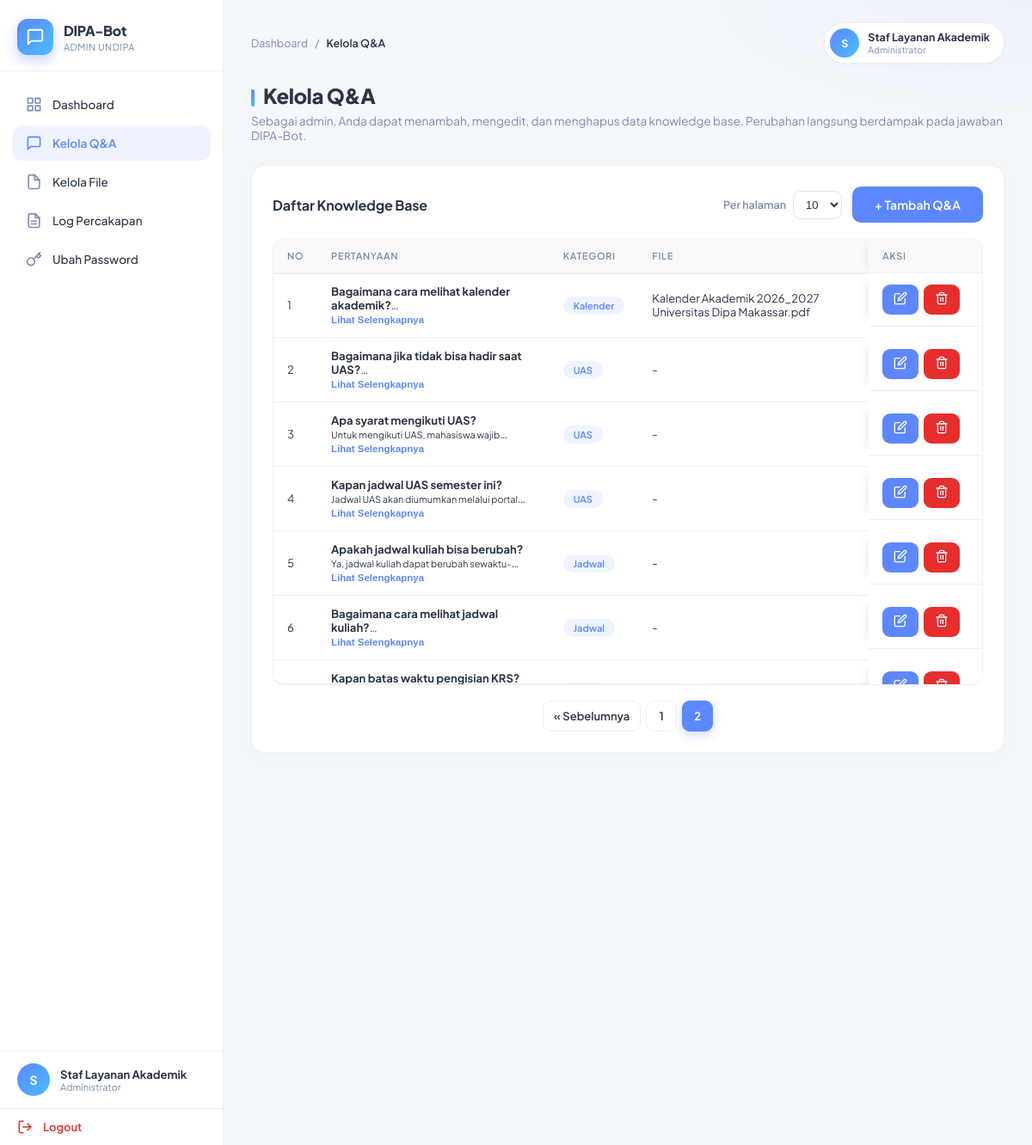
Page /admin/qa_manage.php?per=10&page=2 (signed in) on the committed database.
### tables this page shows
CREATE TABLE tb_pengetahuan (
    id_pengetahuan INT PRIMARY KEY AUTO_INCREMENT,
    pertanyaan TEXT NOT NULL,
    jawaban TEXT NOT NULL,
    file_lampiran VARCHAR(255) DEFAULT NULL,
    kategori VARCHAR(50) DEFAULT 'Umum',
    created_at TIMESTAMP DEFAULT CURRENT_TIMESTAMP,
    updated_at TIMESTAMP DEFAULT CURRENT_TIMESTAMP ON UPDATE CURRENT_TIMESTAMP
);

### admin/qa_manage.php (the view, shortened to what this page needs)
<?php
$db = Database::getInstance()->getConnection();
$adminNama = isset($_SESSION['admin_nama']) ? htmlspecialchars($_SESSION['admin_nama'], ENT_QUOTES, 'UTF-8') : 'Admin';
$perPage = isset($_GET['per']) ? (int)$_GET['per'] : 10;
$perPage = in_array($perPage, [10, 25, 50], true) ? $perPage : 10;
$page = isset($_GET['page']) ? max(1, (int)$_GET['page']) : 1;
$totalPages = 1;
$dataQA = [];
try {
    $totalQA = (int)$db->query("SELECT COUNT(*) FROM tb_pengetahuan")->fetchColumn();
    $totalPages = max(1, (int)ceil($totalQA / $perPage));
    $page = min($page, $totalPages);
    $offset = ($page - 1) * $perPage;
    $stmt = $db->prepare("SELECT id_pengetahuan, pertanyaan, jawaban, kategori, file_lampiran, created_at
                          FROM tb_pengetahuan
                          ORDER BY id_pengetahuan DESC
                          LIMIT ? OFFSET ?");
    $stmt->bindValue(1, $perPage, PDO::PARAM_INT);
    $stmt->bindValue(2, $offset, PDO::PARAM_INT);
    $stmt->execute();
    $dataQA = $stmt->fetchAll(PDO::FETCH_ASSOC);
} catch (PDOException $e) {
    error_log('QA list error: ' . $e->getMessage());
    $pesan = 'Gagal memuat data Q&A.';
}
?>
<!DOCTYPE html>
<html lang="id">
<head>
    <link rel="stylesheet" href="../assets/css/admin.css?v=9">
</head>
<body>
<div class="admin-container">
    <aside class="sidebar">
        <div class="sidebar-brand">
            <div class="brand-logo">
                <svg xmlns="http://www.w3.org/2000/svg" width="22" height="22" viewBox="0 0 24 24" fill="none" stroke="currentColor" stroke-width="2" stroke-linecap="round" stroke-linejoin="round"><path d="M21 15a2 2 0 0 1-2 2H7l-4 4V5a2 2 0 0 1 2-2h14a2 2 0 0 1 2 2z"></path></svg>
            </div>
            <div class="brand-text">
                <h2 class="sidebar-title">DIPA-Bot</h2>
                <p class="sidebar-subtitle">Admin UNDIPA</p>
            </div>
        </div>
        <ul class="sidebar-menu">
            <li><a href="dashboard.php">Dashboard</a></li>
            <li><a href="qa_manage.php" class="active"><svg xmlns="http://www.w3.org/2000/svg" width="20" height="20" viewBox="0 0 24 24" fill="none" stroke="currentColor" stroke-width="2" stroke-linecap="round" stroke-linejoin="round"><path d="M21 15a2 2 0 0 1-2 2H7l-4 4V5a2 2 0 0 1 2-2h14a2 2 0 0 1 2 2z"></path></svg>Kelola Q&A</a></li>
            <li><a href="file_manage.php"><svg xmlns="http://www.w3.org/2000/svg" width="20" height="20" viewBox="0 0 24 24" fill="none" stroke="currentColor" stroke-width="2" stroke-linecap="round" stroke-linejoin="round"><path d="M13 2H6a2 2 0 0 0-2 2v16a2 2 0 0 0 2 2h12a2 2 0 0 0 2-2V9z"></path><polyline points="13 2 13 9 20 9"></polyline></svg>Kelola File</a></li>
            <li><a href="logs.php">Log Percakapan</a></li>
            <li><a href="change_password.php">Ubah Password</a></li>
        </ul>
        <div class="sidebar-user">
            <div class="user-avatar"><?php echo strtoupper(substr($adminNama, 0, 1)); ?></div>
            <div class="user-meta">
                <span class="user-name"><?php echo $adminNama; ?></span>
                <span class="user-role">Administrator</span>
            </div>
        </div>
        <a href="logout.php" class="logout-btn">Logout</a>
    </aside>
    <main class="main-content">
        <div class="topbar">
            <nav class="breadcrumb">
                <a href="dashboard.php">Dashboard</a>
                <span>/</span>
                <span class="current">Kelola Q&A</span>
            </nav>
            <div class="user-chip">
                <div class="chip-avatar"><?php echo strtoupper(substr($adminNama, 0, 1)); ?></div>
                <div class="chip-meta">
                    <span class="chip-name"><?php echo $adminNama; ?></span>
                    <span class="chip-role">Administrator</span>
                </div>
            </div>
        </div>
        <div class="content-header">
            <h1 class="content-title">Kelola Q&A</h1>
            <p class="content-subtitle">Sebagai admin, Anda dapat menambah, mengedit, dan menghapus data knowledge base. Perubahan langsung berdampak pada jawaban DIPA-Bot.</p>
        </div>
        <div class="card">
                <div class="card-header">
                    <h2 class="card-title">Daftar Knowledge Base</h2>
                    <div style="display:flex; gap:12px; align-items:center; flex-wrap:wrap;">
                        <label class="page-size-wrap">Per halaman
                            <select class="page-size" onchange="location.href='qa_manage.php?per='+this.value">
                                <?php foreach ([10, 25, 50] as $n): ?>
                                    <option value="<?php echo $n; ?>" <?php echo $perPage === $n ? 'selected' : ''; ?>><?php echo $n; ?></option>
                                <?php endforeach; ?>
                            </select>
                        </label>
                        <button type="button" class="btn btn-primary btn-inline" onclick="openAddModal()">+ Tambah Q&A</button>
                    </div>
                </div>
                <div class="table-wrap">
                    <table class="data">
                        <thead>
                            <tr>
                                <th>No</th>
                                <th>Pertanyaan</th>
                                <th>Kategori</th>
                                <th>File</th>
                                <th class="sticky-col">Aksi</th>
                            </tr>
                        </thead>
                        <tbody>
                            <?php $no = 1; foreach ($dataQA as $row): ?>
                                <tr>
                                    <td><?php echo $no++; ?></td>
                                    <td>
                                        <div class="cell-main">
                                            <div class="cell-truncate">
                                                <strong><?php echo htmlspecialchars($row['pertanyaan'], ENT_QUOTES, 'UTF-8'); ?></strong>
                                                <br>
                                                <small style="color: var(--gray-light);"><?php echo htmlspecialchars(substr($row['jawaban'], 0, 160), ENT_QUOTES, 'UTF-8'); ?>...</small>
                                            </div>
                                            <button type="button" class="toggle-more">Lihat Selengkapnya</button>
                                        </div>
                                    </td>
                                    <td><span class="badge-kategori"><?php echo htmlspecialchars($row['kategori'], ENT_QUOTES, 'UTF-8'); ?></span></td>
                                    <td><?php echo !empty($row['file_lampiran']) ? htmlspecialchars($row['file_lampiran'], ENT_QUOTES, 'UTF-8') : '<span style="color:var(--gray-light)">-</span>'; ?></td>
                                    <td class="cell-actions sticky-col">
                                        <a href="qa_manage.php?edit=<?php echo (int)$row['id_pengetahuan']; ?>" class="btn btn-sm btn-blue" title="Edit"></a>
                                        <form method="POST" action="qa_manage.php" class="inline-form" onsubmit="return confirm('Yakin ingin menghapus data ini?');">
                                            <button type="submit" class="btn btn-sm btn-red" title="Hapus"></button>
                                        </form>
                                    </td>
                                </tr>
                            <?php endforeach; ?>
                    </tbody>
                </table>
                </div>
                <?php if ($totalPages > 1): ?>
                    <div class="pagination">
                        <?php if ($page > 1): ?>
                            <a class="page-link" href="qa_manage.php?per=<?php echo $perPage; ?>&page=<?php echo $page - 1; ?>">&laquo; Sebelumnya</a>
                        <?php endif; ?>
                        <?php
                        $start = max(1, $page - 2);
                        $end = min($totalPages, $page + 2);
                        for ($i = $start; $i <= $end; $i++) {
                            $cls = ($i === $page) ? 'page-link active' : 'page-link';
                            echo '<a class="' . $cls . '" href="qa_manage.php?per=' . $perPage . '&page=' . $i . '">' . $i . '</a>';
                        }
                        ?>
                    </div>
                <?php endif; ?>
            </div>
    </main>
</div>
</body>
</html>

### rows in the picture
tb_pengetahuan: pertanyaan "Bagaimana cara melihat kalender akademik?", kategori "Kalender", file_lampiran "Kalender Akademik 2026_2027 Universitas Dipa Makassar.pdf"
tb_pengetahuan: pertanyaan "Bagaimana jika tidak bisa hadir saat UAS?", kategori "UAS"
tb_pengetahuan: pertanyaan "Apa syarat mengikuti UAS?", jawaban "Untuk mengikuti UAS, mahasiswa…", kategori "UAS"
tb_pengetahuan: pertanyaan "Kapan jadwal UAS semester ini?", jawaban "Jadwal UAS akan diumumkan melalui…", kategori "UAS"
tb_pengetahuan: pertanyaan "Apakah jadwal kuliah bisa berubah?", jawaban "Ya, jadwal kuliah dapat…", kategori "Jadwal"
tb_pengetahuan: pertanyaan "Bagaimana cara melihat jadwal kuliah?", kategori "Jadwal"
tb_pengetahuan: pertanyaan "Kapan batas waktu pengisian KRS?"

### other values in the picture
substr($adminNama, 0, 1) "S"
$adminNama "Staf Layanan Akademik"
form field value "10"
